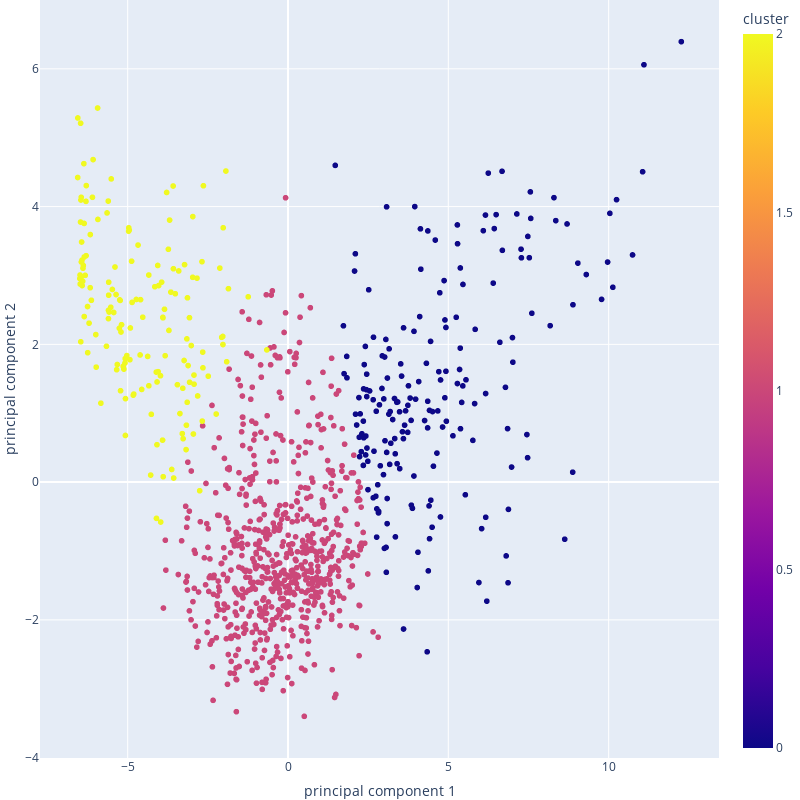

Here is the notebook cell this chart was saved with:
### Code cell
df_kmeans = main(1)

### Figure 1 — Plotly figure (JSON) as saved in the notebook; plotly's stock layout.template omitted (floating-point values rounded to 4 significant figures; data arrays with more than 128 entries replaced by an {"elided": "..."} marker saying what was removed)
{"data": [{"hovertemplate": "principal component 1=%{x}<br>principal component 2=%{y}<br>cluster=%{marker.color}<extra></extra>", "legendgroup": "", "marker": {"color": {"elided": "1041 int values"}, "coloraxis": "coloraxis", "symbol": "circle"}, "mode": "markers", "name": "", "showlegend": false, "type": "scattergl", "x": {"elided": "1041 float values"}, "xaxis": "x", "y": {"elided": "1041 float values"}, "yaxis": "y"}], "layout": {"coloraxis": {"colorbar": {"title": {"text": "cluster"}}, "colorscale": [[0, "#0d0887"], [0.1111, "#46039f"], [0.2222, "#7201a8"], [0.3333, "#9c179e"], [0.4444, "#bd3786"], [0.5556, "#d8576b"], [0.6667, "#ed7953"], [0.7778, "#fb9f3a"], [0.8889, "#fdca26"], [1, "#f0f921"]]}, "height": 800, "legend": {"tracegroupgap": 0}, "margin": {"b": 0, "l": 0, "r": 0, "t": 0}, "scene": {"xaxis": {"title": {"text": "PCA 1"}}, "yaxis": {"title": {"text": "PCA 2"}}}, "title": {"text": "Clusters"}, "width": 800, "xaxis": {"anchor": "y", "domain": [0, 1], "title": {"text": "principal component 1"}}, "yaxis": {"anchor": "x", "domain": [0, 1], "title": {"text": "principal component 2"}}}}
